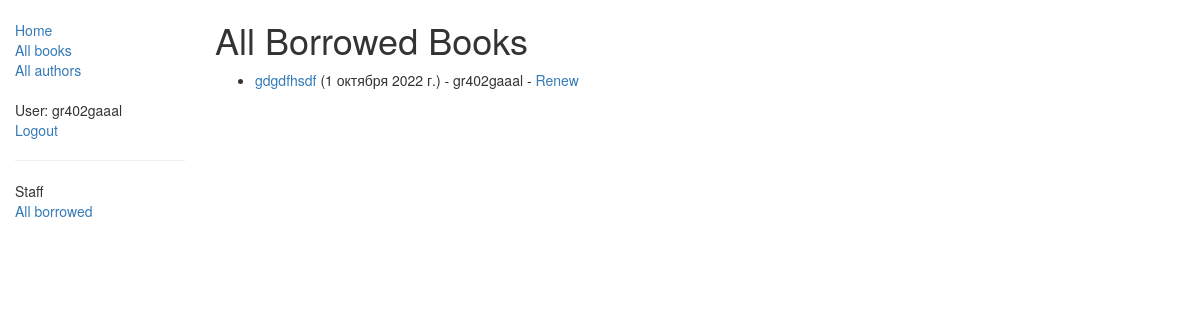
Page /catalog/borrowed/ (signed in) on the committed database.
### catalog/models.py (models this page shows, shortened)
class BookInstance(models.Model):
    id = models.UUIDField(primary_key=True, default=uuid.uuid4,
                          help_text="Unique ID for this particular book across whole library")
    book = models.ForeignKey('Book', on_delete=models.RESTRICT, null=True)
    imprint = models.CharField(max_length=200)
    due_back = models.DateField(null=True, blank=True)
    borrower = models.ForeignKey(User, on_delete=models.SET_NULL, null=True, blank=True)
    @property
    def is_overdue(self):
        return bool(self.due_back and date.today() > self.due_back)
    LOAN_STATUS = (
        ('d', 'Maintenance'),
        ('o', 'On loan'),
        ('a', 'Available'),
        ('r', 'Reserved'),
    )
    status = models.CharField(
        max_length=1,
        choices=LOAN_STATUS,
        blank=True,
        default='d',
        help_text='Book availability')
    class Meta:
        ordering = ['due_back']
        permissions = (("can_mark_returned", "Set book as returned"),)

class Book(models.Model):
    title = models.CharField(max_length=200)
    author = models.ForeignKey('Author', on_delete=models.SET_NULL, null=True)
    summary = models.TextField(max_length=1000, help_text="Enter a brief description of the book")
    isbn = models.CharField('ISBN', max_length=13, help_text='13 Character <a href="https://www.isbn-international.org/content/what-isbn">ISBN number</a>')
    genre = models.ManyToManyField(Genre, help_text="Select a genre for this book")
    def display_genre(self):
        return ', '.join([genre.name for genre in self.genre.all()[:3]])
    display_genre.short_description = 'Genre'

### catalog/views.py (the view)
# urls.py: path('borrowed/', views.AllLoanedBooksListView.as_view(), name='all-borrowed'),
class AllLoanedBooksListView(PermissionRequiredMixin, generic.ListView):
    permission_required = 'catalog.can_mark_returned'
    model = BookInstance
    template_name = 'all_borrowed_books.html'
    paginate_by = 10
    def get_queryset(self):
        return BookInstance.objects.filter(status__exact='o').order_by('due_back')

### catalog/templates/all_borrowed_books.html
{% extends "base_generic.html" %}
{% block content %}
<h1>All Borrowed Books</h1>
{% if bookinstance_list %}
<ul>
    {% for bookinst in bookinstance_list %}
    <li class="{% if bookinst.is_overdue %}text-danger{% endif %}">
        <a href="{% url 'book-detail' bookinst.book.pk %}">{{bookinst.book.title}}</a> ({{ bookinst.due_back }}) -
        {{bookinst.borrower}} - <a href="{% url 'renew-book-librarian' bookinst.id %}">Renew</a>
    </li>
    {% endfor %}
</ul>
{% else %}
<p>There are no books borrowed.</p>
{% endif %}
{% endblock %}

### catalog/templates/base_generic.html (shortened to what this page needs)
<!DOCTYPE html>
<html lang="en">
<head>
    <link rel="stylesheet" href="https://maxcdn.bootstrapcdn.com/bootstrap/3.3.7/css/bootstrap.min.css">
    {% load static %}
    <link rel="stylesheet" href="{% static 'css/styles.css' %}">
</head>
<body>
<div class="container-fluid">
    <div class="row">
        <div class="col-sm-2">
            {% block sidebar %}
            <ul class="sidebar-nav">
                <li><a href="{% url 'index' %}">Home</a></li>
                <li><a href="{% url 'books' %}">All books</a></li>
                <li><a href="{% url 'authors' %}">All authors</a></li>
            </ul>
            {% if user.is_authenticated %}
            <ul class="sidebar-nav">
                <li>User: {{ user.get_username }}</li>
                <li><a href="{% url 'logout'%}?next={{request.path}}">Logout</a></li>
                {% else %}
                <li><a href="{% url 'login'%}?next={{request.path}}">Login</a></li>
                {% endif %}
            </ul>
            {% if perms.catalog.can_mark_returned %}
            <ul class="sidebar-nav">
                <hr>
                <li>Staff</li>
                <li><a href="{% url 'all-borrowed' %}">All borrowed</a></li>
            </ul>
            {% endif %}
            {% endblock %}
        </div>
        <div class="col-sm-10 ">
            {% block content %}{% endblock %}
        </div>
    </div>
</div>
</body>
</html>

### catalog/static/css/styles.css (style rules this page uses)
.sidebar-nav { margin-top: 20px; padding: 0; list-style: none; }

### rows in the picture
BookInstance: book "gdgdfhsdf", due_back "1 октября 2022 г.", borrower "gr402gaaal"

### other values in the picture
{{ user.get_username }} "gr402gaaal"
